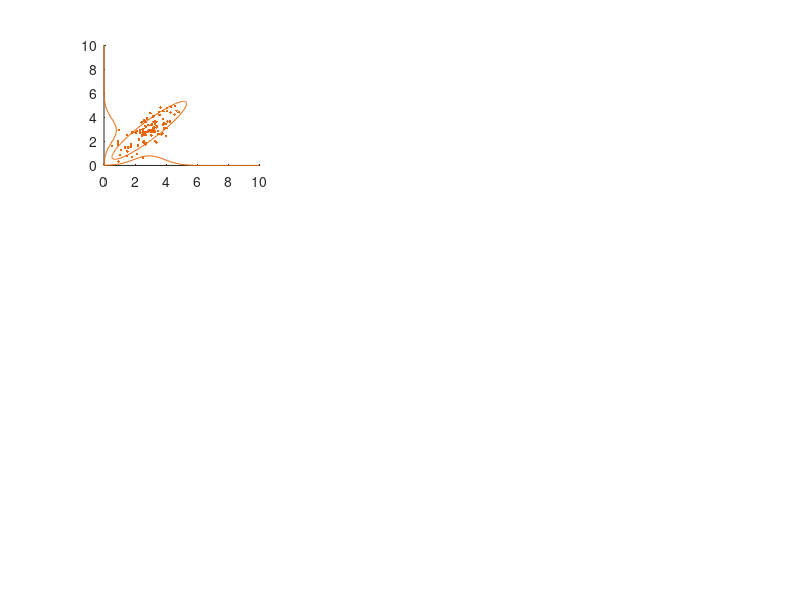

The MATLAB script that drew this image: (Note: this script raises an error after producing the figure.)
% make simple examples of a few more or less correlated cells
% and see how it affects decoding
%
%
ratemax=10;
ntrials=100;

rng(3) % For reproducibility

nstims=5;
tuning=normpdf([1:nstims],3.0,1.1);
tuning=10*(tuning./max(tuning));

ncells=6;
plotcells=[3 4];

cvs=[.5 0  -0.5];

ll=linspace(0,ratemax,50);
%
fstrs={'b'};
cmap = @(stim) 0.5+([sin(stim),-sin(stim*.2),-sin(stim*1.2)]/2);

% simulate two cells with and without correlation

for stim=1:nstims
    mu{stim}=1+ones(1,ncells)*tuning(stim);
end;

figure (1); clf;
for cv_i=1:numel(cvs)
    
    cv= cvs(cv_i);
    
    sigma=diag(ones(ncells-1,1)*cv,-1)+diag(ones(ncells-1,1)*cv,1)+eye(ncells);
    sigma(ncells,1)=cv;    sigma(1,ncells)=cv;
    sigma_p=(sigma*sigma'); % make positive semidefinite
    
    
    sigma_p=sigma_p./mean(diag(sigma_p));
    %\[L,D] = ldl(sigma);
    
    sigma_p;
    
    x=linspace(0,2*pi,100)';
    circle=[sin(x),cos(x)]*2;
    
    subplot(numel(cvs),3,1+((cv_i-1)*3));
    hold on;
    
    
    for stim=[1 4]
        
        thiscolor=cmap(stim);
        
        rates{stim} = mvnrnd(mu{stim},sigma_p,ntrials);
        
        plot(rates{stim}(:,plotcells(1)),rates{stim}(:,plotcells(2)),[fstrs{1} '.'],'color',thiscolor);
        
        plot(ll,2*normpdf(ll,mu{stim}(plotcells(1)),sigma(plotcells(1),plotcells(1))),fstrs{1},'color',thiscolor);
        plot(2*normpdf(ll,mu{stim}(plotcells(2)),sigma(plotcells(2),plotcells(2))),ll,fstrs{1},'color',thiscolor);
        
        cc=circle*sigma_p(plotcells,plotcells);
        plot( cc(:,1)+mu{stim}(plotcells(1)),cc(:,2)+mu{stim}(plotcells(2)),[fstrs{1} '-'],'color',thiscolor);
        
        %h=histc(r(:,1),ll);
        %plot(ll,h,'b');
        
        xlim([0 ratemax]);
        ylim([0 ratemax]);
        ax=gca;
        ax.XTick=[0 10];
        ax.YTick=[0 10];
        daspect([1 1 1]);
        
    end;
    xlabel(['cell ',num2str(plotcells(1)),' rate']);
    ylabel(['cell ',num2str(plotcells(2)),' rate']);
    title([' Two example cells, cv = ',num2str(cv)]);
    
    subplot(numel(cvs),3,2+((cv_i-1)*3));
    hold on;
    %
    
    trialwidth=.3;
    for stim=1:nstims
        
        rates{stim} = mvnrnd(mu{stim},sigma_p,ntrials);
        
        thiscolor=cmap(stim);
        
        plot(stim+[-trialwidth trialwidth],[1 1]*mu{stim}(1),'color',thiscolor);
        
        xl=linspace(-trialwidth,trialwidth,ncells);
        
        plot(xl+stim,rates{stim}(1,:),'k.','MarkerSize',10);
        
        plot(stim+[-trialwidth trialwidth],[1 1]*mean(rates{stim}(1,:)) ,'k--');
        ax=gca;
        ax.YTick=[0 10];
    end;
    ylim([0 15]);
    ylabel('Firing rates across cells');
    xlabel('Trials/stimuli');
    title([' all ',num2str(ncells),' cells, across all ',num2str(nstims),' stimuli, cv = ',num2str(cv)]);
    %subplot(numel(cvs),3,3+((cv_i-1)*3));
    %hold on;
    
    drawnow;
end;


%% quantify how the correlation affects overall decoding per trial
cvs_dense=linspace(-.5,1,100);
meanerr=[];
ntrials_dense=10000;
for cv_i=1:numel(cvs_dense)
    
    cv= cvs_dense(cv_i);
    
    sigma=diag(ones(ncells-1,1)*cv,-1)+diag(ones(ncells-1,1)*cv,1)+eye(ncells);
    sigma(ncells,1)=cv;    sigma(1,ncells)=cv;
    sigma_p=(sigma*sigma'); % make positive semidefinite
    
    for stim=1:nstims
        rates{stim} = mvnrnd(mu{stim},sigma_p,ntrials_dense);
        
        sigma_p=sigma_p./mean(diag(sigma_p));
        meanerr(cv_i,stim)= mean(abs(mean((rates{stim} - repmat(mu{stim},ntrials_dense,1))')));
    end;
end;

subplot(numel(cvs),3,3);
plot(cvs_dense,mean(meanerr'));
ylim([0 .8]);
ax=gca;
ax.XTick=[-0.5:.2:1];
ax.YTick=[0:0.2:1];
grid on;
ylabel('mean per-trial error from mean');
xlabel('correlation');
title('cv vs. per trial decoding error');
